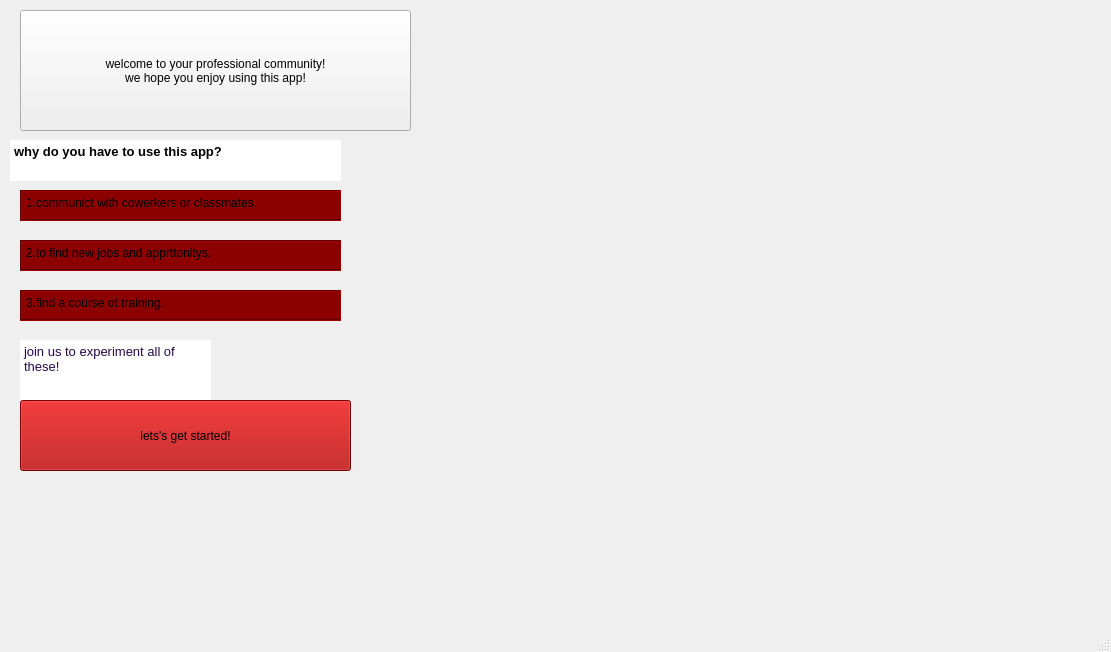
<?xml version="1.0" encoding="UTF-8"?>
<ui version="4.0">
 <class>MainWindow</class>
 <widget class="QMainWindow" name="MainWindow">
  <property name="geometry">
   <rect>
    <x>0</x>
    <y>0</y>
    <width>1111</width>
    <height>652</height>
   </rect>
  </property>
  <property name="windowTitle">
   <string>MainWindow</string>
  </property>
  <property name="styleSheet">
   <string notr="true">background-image: url(:/new/prefix1/photo_2024-03-24_00-27-53.jpg);</string>
  </property>
  <widget class="QWidget" name="centralwidget">
   <widget class="QTextEdit" name="textEdit_2">
    <property name="geometry">
     <rect>
      <x>10</x>
      <y>140</y>
      <width>331</width>
      <height>41</height>
     </rect>
    </property>
    <property name="styleSheet">
     <string notr="true">color: rgb(0, 0, 0);
font: 63 8pt &quot;Yu Gothic UI Semibold&quot;;</string>
    </property>
    <property name="frameShape">
     <enum>QFrame::NoFrame</enum>
    </property>
    <property name="html">
     <string>&lt;!DOCTYPE HTML PUBLIC &quot;-//W3C//DTD HTML 4.0//EN&quot; &quot;http://www.w3.org/TR/REC-html40/strict.dtd&quot;&gt;
&lt;html&gt;&lt;head&gt;&lt;meta name=&quot;qrichtext&quot; content=&quot;1&quot; /&gt;&lt;style type=&quot;text/css&quot;&gt;
p, li { white-space: pre-wrap; }
&lt;/style&gt;&lt;/head&gt;&lt;body style=&quot; font-family:'Yu Gothic UI Semibold'; font-size:8pt; font-weight:56; font-style:normal;&quot;&gt;
&lt;p style=&quot; margin-top:0px; margin-bottom:0px; margin-left:0px; margin-right:0px; -qt-block-indent:0; text-indent:0px;&quot;&gt;&lt;span style=&quot; font-family:'MS Shell Dlg 2'; font-size:10pt; font-weight:600;&quot;&gt;why do you have to use this app?&lt;/span&gt;&lt;/p&gt;&lt;/body&gt;&lt;/html&gt;</string>
    </property>
   </widget>
   <widget class="QTextEdit" name="textEdit_3">
    <property name="geometry">
     <rect>
      <x>20</x>
      <y>190</y>
      <width>321</width>
      <height>31</height>
     </rect>
    </property>
    <property name="styleSheet">
     <string notr="true">background-color: rgb(140, 0, 0);
color: rgb(0, 0, 0);</string>
    </property>
    <property name="frameShape">
     <enum>QFrame::Box</enum>
    </property>
    <property name="html">
     <string>&lt;!DOCTYPE HTML PUBLIC &quot;-//W3C//DTD HTML 4.0//EN&quot; &quot;http://www.w3.org/TR/REC-html40/strict.dtd&quot;&gt;
&lt;html&gt;&lt;head&gt;&lt;meta name=&quot;qrichtext&quot; content=&quot;1&quot; /&gt;&lt;style type=&quot;text/css&quot;&gt;
p, li { white-space: pre-wrap; }
&lt;/style&gt;&lt;/head&gt;&lt;body style=&quot; font-family:'MS Shell Dlg 2'; font-size:7.8pt; font-weight:400; font-style:normal;&quot;&gt;
&lt;p style=&quot; margin-top:0px; margin-bottom:0px; margin-left:0px; margin-right:0px; -qt-block-indent:0; text-indent:0px;&quot;&gt;&lt;span style=&quot; font-size:9pt;&quot;&gt;1.communict with cowerkers or classmates.&lt;/span&gt;&lt;/p&gt;&lt;/body&gt;&lt;/html&gt;</string>
    </property>
   </widget>
   <widget class="QTextEdit" name="textEdit_4">
    <property name="geometry">
     <rect>
      <x>20</x>
      <y>240</y>
      <width>321</width>
      <height>31</height>
     </rect>
    </property>
    <property name="styleSheet">
     <string notr="true">background-color: rgb(140, 0, 0);
color: rgb(0, 0, 0);</string>
    </property>
    <property name="frameShape">
     <enum>QFrame::Box</enum>
    </property>
    <property name="html">
     <string>&lt;!DOCTYPE HTML PUBLIC &quot;-//W3C//DTD HTML 4.0//EN&quot; &quot;http://www.w3.org/TR/REC-html40/strict.dtd&quot;&gt;
&lt;html&gt;&lt;head&gt;&lt;meta name=&quot;qrichtext&quot; content=&quot;1&quot; /&gt;&lt;style type=&quot;text/css&quot;&gt;
p, li { white-space: pre-wrap; }
&lt;/style&gt;&lt;/head&gt;&lt;body style=&quot; font-family:'MS Shell Dlg 2'; font-size:7.8pt; font-weight:400; font-style:normal;&quot;&gt;
&lt;p style=&quot; margin-top:0px; margin-bottom:0px; margin-left:0px; margin-right:0px; -qt-block-indent:0; text-indent:0px;&quot;&gt;&lt;span style=&quot; font-size:9pt;&quot;&gt;2.to find new jobs and apprttonitys.&lt;/span&gt;&lt;/p&gt;&lt;/body&gt;&lt;/html&gt;</string>
    </property>
   </widget>
   <widget class="QTextEdit" name="textEdit_5">
    <property name="geometry">
     <rect>
      <x>20</x>
      <y>290</y>
      <width>321</width>
      <height>31</height>
     </rect>
    </property>
    <property name="styleSheet">
     <string notr="true">background-color: rgb(140, 0, 0);
color: rgb(0, 0, 0);</string>
    </property>
    <property name="frameShape">
     <enum>QFrame::Box</enum>
    </property>
    <property name="html">
     <string>&lt;!DOCTYPE HTML PUBLIC &quot;-//W3C//DTD HTML 4.0//EN&quot; &quot;http://www.w3.org/TR/REC-html40/strict.dtd&quot;&gt;
&lt;html&gt;&lt;head&gt;&lt;meta name=&quot;qrichtext&quot; content=&quot;1&quot; /&gt;&lt;style type=&quot;text/css&quot;&gt;
p, li { white-space: pre-wrap; }
&lt;/style&gt;&lt;/head&gt;&lt;body style=&quot; font-family:'MS Shell Dlg 2'; font-size:7.8pt; font-weight:400; font-style:normal;&quot;&gt;
&lt;p style=&quot; margin-top:0px; margin-bottom:0px; margin-left:0px; margin-right:0px; -qt-block-indent:0; text-indent:0px;&quot;&gt;&lt;span style=&quot; font-size:9pt;&quot;&gt;3.find a course ot training.&lt;/span&gt;&lt;/p&gt;&lt;/body&gt;&lt;/html&gt;</string>
    </property>
   </widget>
   <widget class="QTextEdit" name="textEdit_6">
    <property name="geometry">
     <rect>
      <x>20</x>
      <y>340</y>
      <width>191</width>
      <height>61</height>
     </rect>
    </property>
    <property name="styleSheet">
     <string notr="true">color: rgb(39, 8, 75);</string>
    </property>
    <property name="frameShape">
     <enum>QFrame::NoFrame</enum>
    </property>
    <property name="html">
     <string>&lt;!DOCTYPE HTML PUBLIC &quot;-//W3C//DTD HTML 4.0//EN&quot; &quot;http://www.w3.org/TR/REC-html40/strict.dtd&quot;&gt;
&lt;html&gt;&lt;head&gt;&lt;meta name=&quot;qrichtext&quot; content=&quot;1&quot; /&gt;&lt;style type=&quot;text/css&quot;&gt;
p, li { white-space: pre-wrap; }
&lt;/style&gt;&lt;/head&gt;&lt;body style=&quot; font-family:'MS Shell Dlg 2'; font-size:7.8pt; font-weight:400; font-style:normal;&quot;&gt;
&lt;p style=&quot; margin-top:0px; margin-bottom:0px; margin-left:0px; margin-right:0px; -qt-block-indent:0; text-indent:0px;&quot;&gt;&lt;span style=&quot; font-size:10pt;&quot;&gt;join us to experiment all of these!&lt;/span&gt;&lt;/p&gt;&lt;/body&gt;&lt;/html&gt;</string>
    </property>
   </widget>
   <widget class="QPushButton" name="pushButton">
    <property name="geometry">
     <rect>
      <x>20</x>
      <y>400</y>
      <width>331</width>
      <height>71</height>
     </rect>
    </property>
    <property name="styleSheet">
     <string notr="true">background-color: rgb(170, 0, 0);
font: 12pt &quot;MV Boli&quot;;
color: rgb(0, 0, 0);</string>
    </property>
    <property name="text">
     <string>lets's get started!</string>
    </property>
   </widget>
   <widget class="QPushButton" name="pushButton_2">
    <property name="geometry">
     <rect>
      <x>20</x>
      <y>10</y>
      <width>391</width>
      <height>121</height>
     </rect>
    </property>
    <property name="styleSheet">
     <string notr="true">font: 10pt &quot;MV Boli&quot;;</string>
    </property>
    <property name="text">
     <string>welcome to your professional community!
we hope you enjoy using this app!</string>
    </property>
   </widget>
  </widget>
  <widget class="QMenuBar" name="menubar">
   <property name="geometry">
    <rect>
     <x>0</x>
     <y>0</y>
     <width>1111</width>
     <height>26</height>
    </rect>
   </property>
  </widget>
  <widget class="QStatusBar" name="statusbar"/>
 </widget>
 <resources/>
 <connections>
  <connection>
   <sender>pushButton</sender>
   <signal>clicked()</signal>
   <receiver>MainWindow</receiver>
   <slot>close()</slot>
   <hints>
    <hint type="sourcelabel">
     <x>237</x>
     <y>476</y>
    </hint>
    <hint type="destinationlabel">
     <x>329</x>
     <y>570</y>
    </hint>
   </hints>
  </connection>
 </connections>
</ui>
